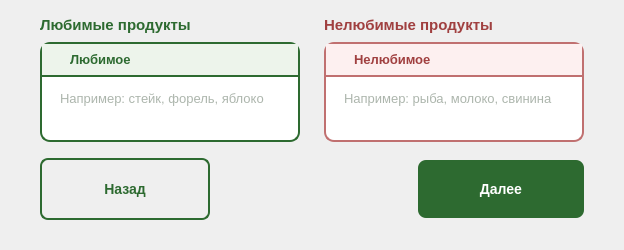
      <widget class="QWidget" name="page_4">
       <layout class="QVBoxLayout" name="vLayoutPage4">
        <property name="spacing">
         <number>16</number>
        </property>
        <property name="leftMargin">
         <number>40</number>
        </property>
        <property name="topMargin">
         <number>16</number>
        </property>
        <property name="rightMargin">
         <number>40</number>
        </property>
        <property name="bottomMargin">
         <number>30</number>
        </property>
        <item>
         <layout class="QHBoxLayout" name="hLayoutNavPage4">
          <property name="spacing">
           <number>6</number>
          </property>
         </layout>
        </item>
        <item>
         <layout class="QHBoxLayout" name="hLayoutFoodCols">
          <property name="spacing">
           <number>24</number>
          </property>
          <item>
           <layout class="QVBoxLayout" name="leftFoodCol">
            <property name="spacing">
             <number>8</number>
            </property>
            <property name="sizeConstraint">
             <enum>QLayout::SizeConstraint::SetMinimumSize</enum>
            </property>
            <item>
             <widget class="QLabel" name="lblFavoriteTitle">
              <property name="maximumSize">
               <size>
                <width>16777215</width>
                <height>50</height>
               </size>
              </property>
              <property name="styleSheet">
               <string notr="true">QLabel {
    color: #2D6A30;
    font-size: 15px;
    font-weight: 700;
    background-color: transparent;
}</string>
              </property>
              <property name="text">
               <string>Любимые продукты</string>
              </property>
             </widget>
            </item>
            <item>
             <widget class="QFrame" name="frameFavorite">
              <property name="minimumSize">
               <size>
                <width>0</width>
                <height>100</height>
               </size>
              </property>
              <property name="maximumSize">
               <size>
                <width>16777215</width>
                <height>100</height>
               </size>
              </property>
              <property name="styleSheet">
               <string notr="true">QFrame#frameFavorite {
    background-color: #FFFFFF;
    border: 1.5px solid #2D6A30;
    border-radius: 10px;
}</string>
              </property>
              <property name="frameShape">
               <enum>QFrame::Shape::NoFrame</enum>
              </property>
              <property name="frameShadow">
               <enum>QFrame::Shadow::Raised</enum>
              </property>
              <layout class="QVBoxLayout" name="favLayout">
               <property name="spacing">
                <number>0</number>
               </property>
               <property name="leftMargin">
                <number>0</number>
               </property>
               <property name="topMargin">
                <number>0</number>
               </property>
               <property name="rightMargin">
                <number>0</number>
               </property>
               <property name="bottomMargin">
                <number>0</number>
               </property>
               <item>
                <widget class="QFrame" name="frameFavHeader">
                 <property name="styleSheet">
                  <string notr="true">QFrame#frameFavHeader {
    background-color: #EDF4EB;
    border: none;
    border-bottom: 1.5px solid #2D6A30;
    border-radius: 0px;
    padding: 4px 14px;
}</string>
                 </property>
                 <property name="frameShape">
                  <enum>QFrame::Shape::NoFrame</enum>
                 </property>
                 <layout class="QHBoxLayout" name="favHdrLayout">
                  <property name="leftMargin">
                   <number>14</number>
                  </property>
                  <property name="topMargin">
                   <number>4</number>
                  </property>
                  <property name="rightMargin">
                   <number>14</number>
                  </property>
                  <property name="bottomMargin">
                   <number>4</number>
                  </property>
                  <item>
                   <widget class="QLabel" name="lblFavHead">
                    <property name="styleSheet">
                     <string notr="true">QLabel {
    color: #2D6A30;
    font-size: 13px;
    font-weight: 700;
    background-color: transparent;
}</string>
                    </property>
                    <property name="text">
                     <string>Любимое</string>
                    </property>
                   </widget>
                  </item>
                 </layout>
                </widget>
               </item>
               <item>
                <widget class="QTextEdit" name="Loved">
                 <property name="styleSheet">
                  <string notr="true">QTextEdit {
    background-color: transparent;
    border: none;
    font-size: 13px;
    color: #5A6B5A;
    padding: 10px 14px;
}</string>
                 </property>
                 <property name="placeholderText">
                  <string>Например: стейк, форель, яблоко</string>
                 </property>
                </widget>
               </item>
              </layout>
             </widget>
            </item>
           </layout>
          </item>
          <item>
           <layout class="QVBoxLayout" name="rightFoodCol">
            <property name="spacing">
             <number>8</number>
            </property>
            <item>
             <widget class="QLabel" name="lblDislikedTitle">
              <property name="maximumSize">
               <size>
                <width>16777215</width>
                <height>50</height>
               </size>
              </property>
              <property name="styleSheet">
               <string notr="true">QLabel {
    color: #A04040;
    font-size: 15px;
    font-weight: 700;
    background-color: transparent;
}</string>
              </property>
              <property name="text">
               <string>Нелюбимые продукты</string>
              </property>
             </widget>
            </item>
            <item>
             <widget class="QFrame" name="frameDisliked">
              <property name="minimumSize">
               <size>
                <width>0</width>
                <height>100</height>
               </size>
              </property>
              <property name="maximumSize">
               <size>
                <width>16777215</width>
                <height>100</height>
               </size>
              </property>
              <property name="styleSheet">
               <string notr="true">QFrame#frameDisliked {
    background-color: #FFFFFF;
    border: 1.5px solid #C07070;
    border-radius: 10px;
}</string>
              </property>
              <property name="frameShape">
               <enum>QFrame::Shape::NoFrame</enum>
              </property>
              <property name="frameShadow">
               <enum>QFrame::Shadow::Raised</enum>
              </property>
              <layout class="QVBoxLayout" name="dislLayout">
               <property name="spacing">
                <number>0</number>
               </property>
               <property name="leftMargin">
                <number>0</number>
               </property>
               <property name="topMargin">
                <number>0</number>
               </property>
               <property name="rightMargin">
                <number>0</number>
               </property>
               <property name="bottomMargin">
                <number>0</number>
               </property>
               <item>
                <widget class="QFrame" name="frameDislHead">
                 <property name="styleSheet">
                  <string notr="true">QFrame#frameDislHead {
    background-color: #FDF0F0;
    border: none;
    border-bottom: 1.5px solid #C07070;
    border-radius: 0px;
    padding: 4px 14px;
}</string>
                 </property>
                 <property name="frameShape">
                  <enum>QFrame::Shape::NoFrame</enum>
                 </property>
                 <layout class="QHBoxLayout" name="dislHdrLayout">
                  <property name="leftMargin">
                   <number>14</number>
                  </property>
                  <property name="topMargin">
                   <number>4</number>
                  </property>
                  <property name="rightMargin">
                   <number>14</number>
                  </property>
                  <property name="bottomMargin">
                   <number>4</number>
                  </property>
                  <item>
                   <widget class="QLabel" name="lblDislHead">
                    <property name="styleSheet">
                     <string notr="true">QLabel {
    color: #A04040;
    font-size: 13px;
    font-weight: 700;
    background-color: transparent;
}</string>
                    </property>
                    <property name="text">
                     <string>Нелюбимое</string>
                    </property>
                   </widget>
                  </item>
                 </layout>
                </widget>
               </item>
               <item>
                <widget class="QTextEdit" name="Unloved">
                 <property name="styleSheet">
                  <string notr="true">QTextEdit {
    background-color: transparent;
    border: none;
    font-size: 13px;
    color: #5A6B5A;
    padding: 10px 14px;
}</string>
                 </property>
                 <property name="placeholderText">
                  <string>Например: рыба, молоко, свинина</string>
                 </property>
                </widget>
               </item>
              </layout>
             </widget>
            </item>
           </layout>
          </item>
         </layout>
        </item>
        <item>
         <layout class="QHBoxLayout" name="hLayoutFoodBtns">
          <property name="spacing">
           <number>0</number>
          </property>
          <item>
           <widget class="QPushButton" name="backBtn2">
            <property name="styleSheet">
             <string notr="true">QPushButton#backBtn2 {
    background-color: transparent;
    color: #2D6A30;
    border: 1.5px solid #2D6A30;
    border-radius: 8px;
    padding: 10px 28px;
    font-size: 14px;
    font-weight: 600;
    min-width: 110px;
    min-height: 38px;
}
QPushButton#backBtn2:hover {
    background-color: #EDF4EB;
}</string>
            </property>
            <property name="text">
             <string>Назад</string>
            </property>
           </widget>
          </item>
          <item>
           <spacer name="spacerFoodBtns">
            <property name="orientation">
             <enum>Qt::Orientation::Horizontal</enum>
            </property>
            <property name="sizeHint" stdset="0">
             <size>
              <width>40</width>
              <height>20</height>
             </size>
            </property>
           </spacer>
          </item>
          <item>
           <widget class="QPushButton" name="nextBtn3">
            <property name="styleSheet">
             <string notr="true">QPushButton {
    background-color: #2D6A30;
    color: #FFFFFF;
    border: none;
    border-radius: 8px;
    padding: 10px 28px;
    font-size: 14px;
    font-weight: 600;
    min-width: 110px;
    min-height: 38px;
}
QPushButton:hover {
    background-color: #245727;
}
QPushButton:pressed {
    background-color: #1A4020;
}
QPushButton:disabled {
    background-color: #B8CFB8;
    color: #FFFFFF;
}</string>
            </property>
            <property name="text">
             <string>Далее</string>
            </property>
           </widget>
          </item>
         </layout>
        </item>
       </layout>
      </widget>
